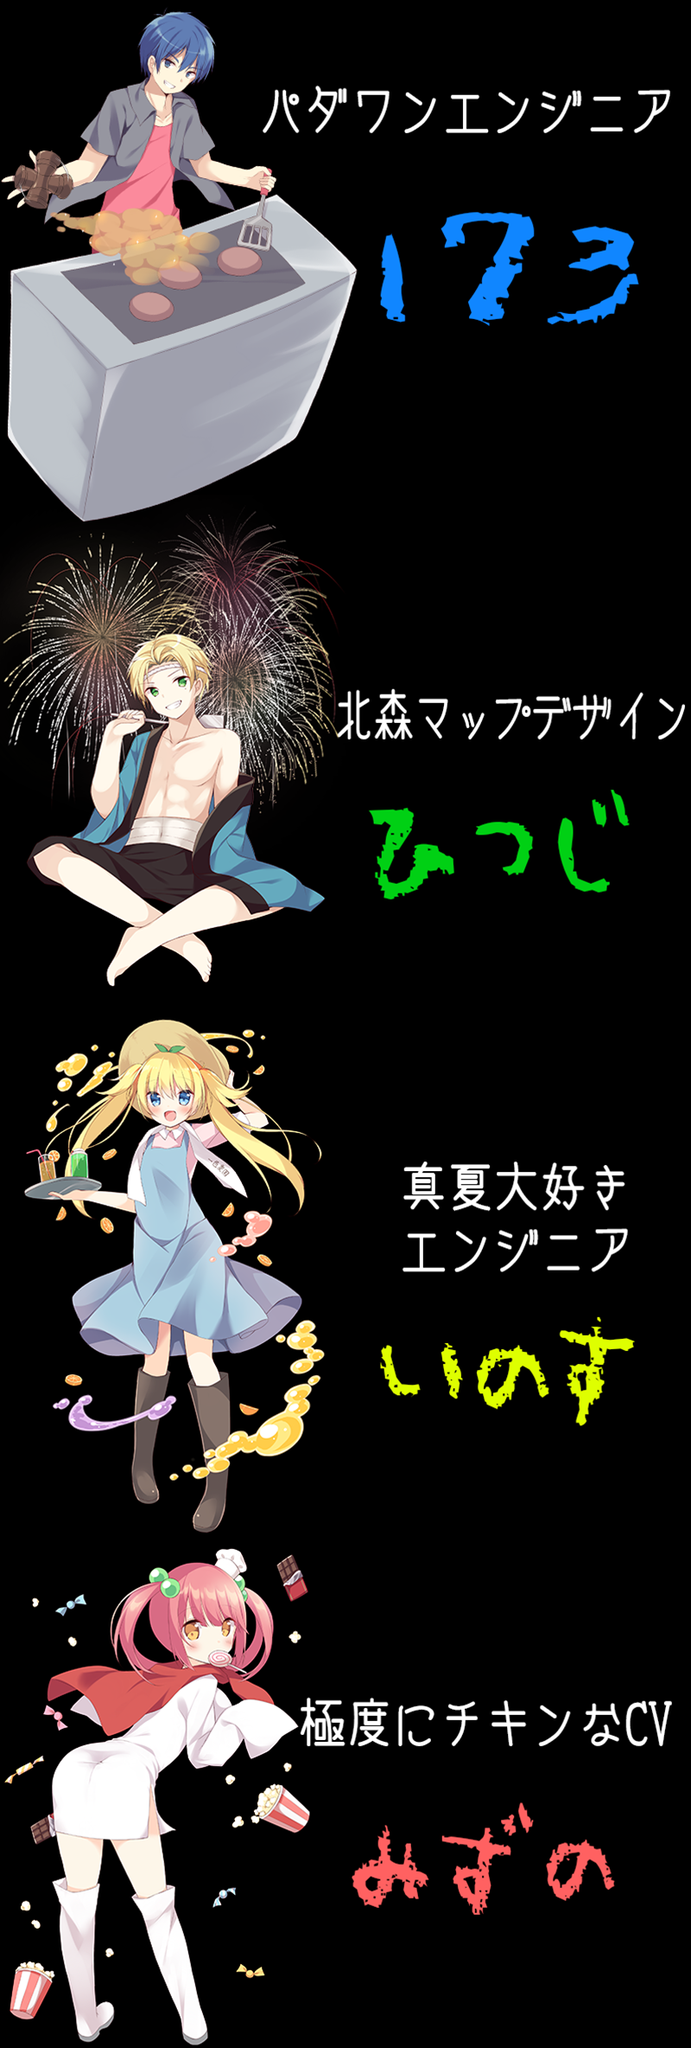

The image is a tile-based game level rendered from a .tmx file. Its description and source (layers, tilesets, objects; grid data summarised) follow:
An orthogonal 50x148 tile map with 16x16 px tiles, 1 tile layer (Base).

<map version="1.0" orientation="orthogonal" renderorder="right-down" width="50" height="148" tilewidth="16" tileheight="16" nextobjectid="1">
 <tileset firstgid="1" name="endroll3" tilewidth="16" tileheight="16" tilecount="7500" columns="50">
  <image source="endroll3.png" width="800" height="2400" />
 </tileset>
 <layer name="Base" width="50" height="148">
  <data>[7400 cells, 7400 non-empty, 7400 distinct tile ids]</data>
 </layer>
</map>
